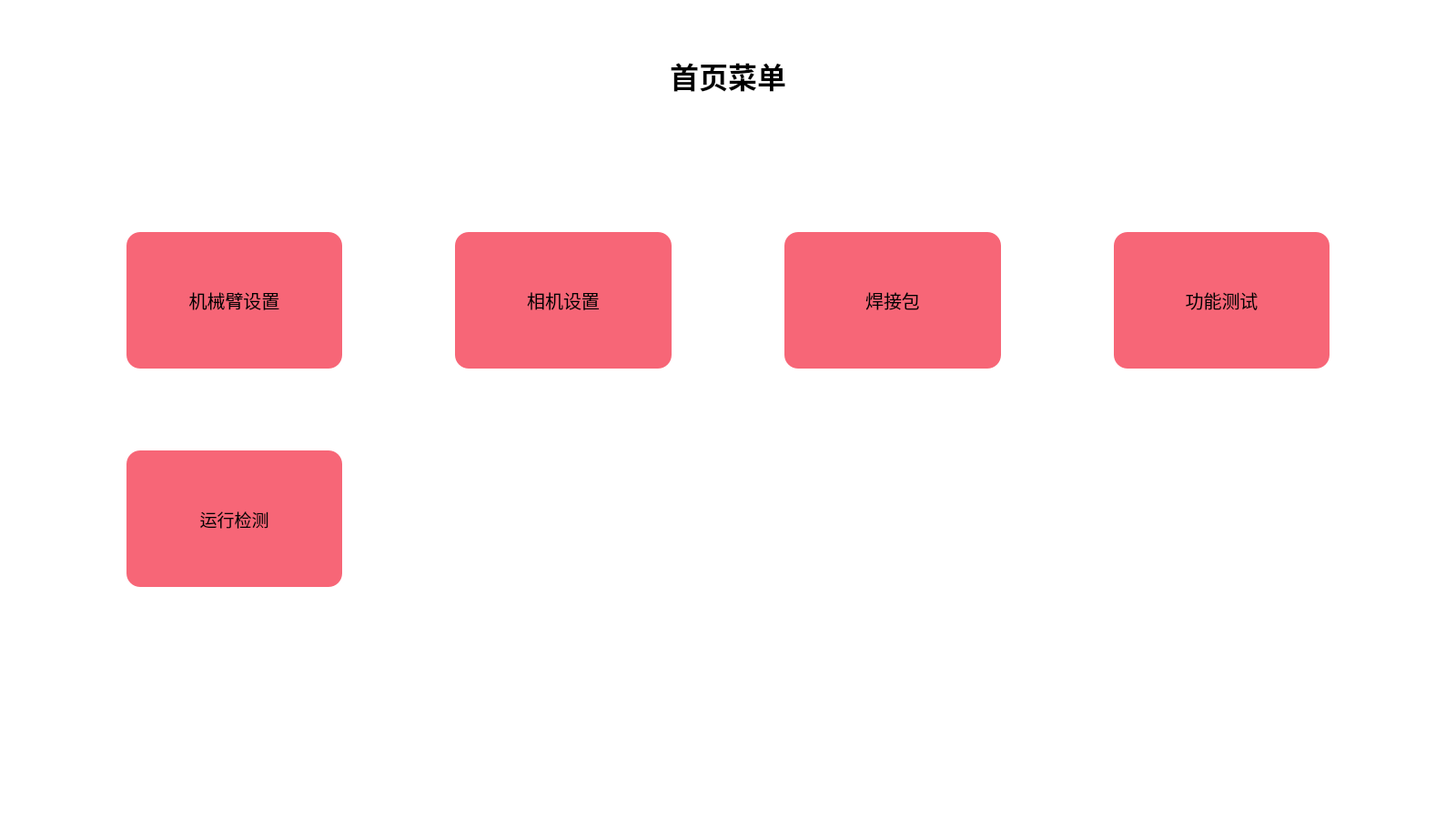
<?xml version="1.0" encoding="UTF-8"?>
<ui version="4.0">
 <class>Form</class>
 <widget class="QWidget" name="Form">
  <property name="geometry">
   <rect>
    <x>0</x>
    <y>0</y>
    <width>1600</width>
    <height>900</height>
   </rect>
  </property>
  <property name="windowTitle">
   <string>Form</string>
  </property>
  <property name="styleSheet">
   <string notr="true">background-color: rgb(255, 255, 255);</string>
  </property>
  <layout class="QVBoxLayout" name="verticalLayout" stretch="1,4,1">
   <item>
    <widget class="QLabel" name="label_project_name">
     <property name="font">
      <font>
       <pointsize>24</pointsize>
       <weight>75</weight>
       <bold>true</bold>
      </font>
     </property>
     <property name="text">
      <string>首页菜单</string>
     </property>
     <property name="alignment">
      <set>Qt::AlignCenter</set>
     </property>
    </widget>
   </item>
   <item>
    <widget class="QFrame" name="gridFrame">
     <property name="styleSheet">
      <string notr="true">border-image: url(:/pic/login.jpg);</string>
     </property>
     <layout class="QGridLayout" name="gridLayout" rowstretch="1,2,1,2,1" columnstretch="1,2,1,2,1,2,1,2,1">
      <item row="1" column="3">
       <widget class="QPushButton" name="pushButton_tele_setting_subUI">
        <property name="minimumSize">
         <size>
          <width>0</width>
          <height>150</height>
         </size>
        </property>
        <property name="palette">
         <palette>
          <active>
           <colorrole role="Button">
            <brush brushstyle="SolidPattern">
             <color alpha="255">
              <red>247</red>
              <green>102</green>
              <blue>119</blue>
             </color>
            </brush>
           </colorrole>
           <colorrole role="ButtonText">
            <brush brushstyle="SolidPattern">
             <color alpha="255">
              <red>0</red>
              <green>0</green>
              <blue>0</blue>
             </color>
            </brush>
           </colorrole>
           <colorrole role="Base">
            <brush brushstyle="SolidPattern">
             <color alpha="255">
              <red>247</red>
              <green>102</green>
              <blue>119</blue>
             </color>
            </brush>
           </colorrole>
           <colorrole role="Window">
            <brush brushstyle="SolidPattern">
             <color alpha="255">
              <red>247</red>
              <green>102</green>
              <blue>119</blue>
             </color>
            </brush>
           </colorrole>
          </active>
          <inactive>
           <colorrole role="Button">
            <brush brushstyle="SolidPattern">
             <color alpha="255">
              <red>247</red>
              <green>102</green>
              <blue>119</blue>
             </color>
            </brush>
           </colorrole>
           <colorrole role="ButtonText">
            <brush brushstyle="SolidPattern">
             <color alpha="255">
              <red>0</red>
              <green>0</green>
              <blue>0</blue>
             </color>
            </brush>
           </colorrole>
           <colorrole role="Base">
            <brush brushstyle="SolidPattern">
             <color alpha="255">
              <red>247</red>
              <green>102</green>
              <blue>119</blue>
             </color>
            </brush>
           </colorrole>
           <colorrole role="Window">
            <brush brushstyle="SolidPattern">
             <color alpha="255">
              <red>247</red>
              <green>102</green>
              <blue>119</blue>
             </color>
            </brush>
           </colorrole>
          </inactive>
          <disabled>
           <colorrole role="Button">
            <brush brushstyle="SolidPattern">
             <color alpha="255">
              <red>247</red>
              <green>102</green>
              <blue>119</blue>
             </color>
            </brush>
           </colorrole>
           <colorrole role="ButtonText">
            <brush brushstyle="SolidPattern">
             <color alpha="255">
              <red>120</red>
              <green>120</green>
              <blue>120</blue>
             </color>
            </brush>
           </colorrole>
           <colorrole role="Base">
            <brush brushstyle="SolidPattern">
             <color alpha="255">
              <red>247</red>
              <green>102</green>
              <blue>119</blue>
             </color>
            </brush>
           </colorrole>
           <colorrole role="Window">
            <brush brushstyle="SolidPattern">
             <color alpha="255">
              <red>247</red>
              <green>102</green>
              <blue>119</blue>
             </color>
            </brush>
           </colorrole>
          </disabled>
         </palette>
        </property>
        <property name="font">
         <font>
          <family>DengXian</family>
          <pointsize>15</pointsize>
          <weight>50</weight>
          <bold>false</bold>
         </font>
        </property>
        <property name="styleSheet">
         <string notr="true">QPushButton{border-image: url(:/pic/首页黄.png);background:#F76677;border-radius:15px;}
QPushButton:hover{border-image: url(:/pic/粉红.png);}</string>
        </property>
        <property name="text">
         <string>相机设置</string>
        </property>
       </widget>
      </item>
      <item row="1" column="6">
       <spacer name="horizontalSpacer_4">
        <property name="orientation">
         <enum>Qt::Horizontal</enum>
        </property>
        <property name="sizeHint" stdset="0">
         <size>
          <width>40</width>
          <height>20</height>
         </size>
        </property>
       </spacer>
      </item>
      <item row="0" column="1">
       <spacer name="verticalSpacer_2">
        <property name="orientation">
         <enum>Qt::Vertical</enum>
        </property>
        <property name="sizeHint" stdset="0">
         <size>
          <width>20</width>
          <height>40</height>
         </size>
        </property>
       </spacer>
      </item>
      <item row="1" column="0">
       <spacer name="horizontalSpacer">
        <property name="orientation">
         <enum>Qt::Horizontal</enum>
        </property>
        <property name="sizeHint" stdset="0">
         <size>
          <width>40</width>
          <height>20</height>
         </size>
        </property>
       </spacer>
      </item>
      <item row="1" column="4">
       <spacer name="horizontalSpacer_3">
        <property name="orientation">
         <enum>Qt::Horizontal</enum>
        </property>
        <property name="sizeHint" stdset="0">
         <size>
          <width>40</width>
          <height>20</height>
         </size>
        </property>
       </spacer>
      </item>
      <item row="1" column="2">
       <spacer name="horizontalSpacer_2">
        <property name="orientation">
         <enum>Qt::Horizontal</enum>
        </property>
        <property name="sizeHint" stdset="0">
         <size>
          <width>40</width>
          <height>20</height>
         </size>
        </property>
       </spacer>
      </item>
      <item row="1" column="5">
       <widget class="QPushButton" name="pushButton_package_setting_subUI">
        <property name="minimumSize">
         <size>
          <width>0</width>
          <height>150</height>
         </size>
        </property>
        <property name="palette">
         <palette>
          <active>
           <colorrole role="Button">
            <brush brushstyle="SolidPattern">
             <color alpha="255">
              <red>247</red>
              <green>102</green>
              <blue>119</blue>
             </color>
            </brush>
           </colorrole>
           <colorrole role="ButtonText">
            <brush brushstyle="SolidPattern">
             <color alpha="255">
              <red>0</red>
              <green>0</green>
              <blue>0</blue>
             </color>
            </brush>
           </colorrole>
           <colorrole role="Base">
            <brush brushstyle="SolidPattern">
             <color alpha="255">
              <red>247</red>
              <green>102</green>
              <blue>119</blue>
             </color>
            </brush>
           </colorrole>
           <colorrole role="Window">
            <brush brushstyle="SolidPattern">
             <color alpha="255">
              <red>247</red>
              <green>102</green>
              <blue>119</blue>
             </color>
            </brush>
           </colorrole>
          </active>
          <inactive>
           <colorrole role="Button">
            <brush brushstyle="SolidPattern">
             <color alpha="255">
              <red>247</red>
              <green>102</green>
              <blue>119</blue>
             </color>
            </brush>
           </colorrole>
           <colorrole role="ButtonText">
            <brush brushstyle="SolidPattern">
             <color alpha="255">
              <red>0</red>
              <green>0</green>
              <blue>0</blue>
             </color>
            </brush>
           </colorrole>
           <colorrole role="Base">
            <brush brushstyle="SolidPattern">
             <color alpha="255">
              <red>247</red>
              <green>102</green>
              <blue>119</blue>
             </color>
            </brush>
           </colorrole>
           <colorrole role="Window">
            <brush brushstyle="SolidPattern">
             <color alpha="255">
              <red>247</red>
              <green>102</green>
              <blue>119</blue>
             </color>
            </brush>
           </colorrole>
          </inactive>
          <disabled>
           <colorrole role="Button">
            <brush brushstyle="SolidPattern">
             <color alpha="255">
              <red>247</red>
              <green>102</green>
              <blue>119</blue>
             </color>
            </brush>
           </colorrole>
           <colorrole role="ButtonText">
            <brush brushstyle="SolidPattern">
             <color alpha="255">
              <red>120</red>
              <green>120</green>
              <blue>120</blue>
             </color>
            </brush>
           </colorrole>
           <colorrole role="Base">
            <brush brushstyle="SolidPattern">
             <color alpha="255">
              <red>247</red>
              <green>102</green>
              <blue>119</blue>
             </color>
            </brush>
           </colorrole>
           <colorrole role="Window">
            <brush brushstyle="SolidPattern">
             <color alpha="255">
              <red>247</red>
              <green>102</green>
              <blue>119</blue>
             </color>
            </brush>
           </colorrole>
          </disabled>
         </palette>
        </property>
        <property name="font">
         <font>
          <family>DengXian</family>
          <pointsize>15</pointsize>
          <weight>50</weight>
          <bold>false</bold>
         </font>
        </property>
        <property name="styleSheet">
         <string notr="true">QPushButton{border-image: url(:/pic/首页黄.png);background:#F76677;border-radius:15px;}
QPushButton:hover{border-image: url(:/pic/粉红.png);}</string>
        </property>
        <property name="text">
         <string>焊接包</string>
        </property>
        <property name="iconSize">
         <size>
          <width>32</width>
          <height>32</height>
         </size>
        </property>
       </widget>
      </item>
      <item row="1" column="1">
       <widget class="QPushButton" name="pushButton_parameter_setting_subUI">
        <property name="minimumSize">
         <size>
          <width>0</width>
          <height>150</height>
         </size>
        </property>
        <property name="palette">
         <palette>
          <active>
           <colorrole role="Button">
            <brush brushstyle="SolidPattern">
             <color alpha="255">
              <red>247</red>
              <green>102</green>
              <blue>119</blue>
             </color>
            </brush>
           </colorrole>
           <colorrole role="ButtonText">
            <brush brushstyle="SolidPattern">
             <color alpha="255">
              <red>0</red>
              <green>0</green>
              <blue>0</blue>
             </color>
            </brush>
           </colorrole>
           <colorrole role="Base">
            <brush brushstyle="SolidPattern">
             <color alpha="255">
              <red>247</red>
              <green>102</green>
              <blue>119</blue>
             </color>
            </brush>
           </colorrole>
           <colorrole role="Window">
            <brush brushstyle="SolidPattern">
             <color alpha="255">
              <red>247</red>
              <green>102</green>
              <blue>119</blue>
             </color>
            </brush>
           </colorrole>
          </active>
          <inactive>
           <colorrole role="Button">
            <brush brushstyle="SolidPattern">
             <color alpha="255">
              <red>247</red>
              <green>102</green>
              <blue>119</blue>
             </color>
            </brush>
           </colorrole>
           <colorrole role="ButtonText">
            <brush brushstyle="SolidPattern">
             <color alpha="255">
              <red>0</red>
              <green>0</green>
              <blue>0</blue>
             </color>
            </brush>
           </colorrole>
           <colorrole role="Base">
            <brush brushstyle="SolidPattern">
             <color alpha="255">
              <red>247</red>
              <green>102</green>
              <blue>119</blue>
             </color>
            </brush>
           </colorrole>
           <colorrole role="Window">
            <brush brushstyle="SolidPattern">
             <color alpha="255">
              <red>247</red>
              <green>102</green>
              <blue>119</blue>
             </color>
            </brush>
           </colorrole>
          </inactive>
          <disabled>
           <colorrole role="Button">
            <brush brushstyle="SolidPattern">
             <color alpha="255">
              <red>247</red>
              <green>102</green>
              <blue>119</blue>
             </color>
            </brush>
           </colorrole>
           <colorrole role="ButtonText">
            <brush brushstyle="SolidPattern">
             <color alpha="255">
              <red>120</red>
              <green>120</green>
              <blue>120</blue>
             </color>
            </brush>
           </colorrole>
           <colorrole role="Base">
            <brush brushstyle="SolidPattern">
             <color alpha="255">
              <red>247</red>
              <green>102</green>
              <blue>119</blue>
             </color>
            </brush>
           </colorrole>
           <colorrole role="Window">
            <brush brushstyle="SolidPattern">
             <color alpha="255">
              <red>247</red>
              <green>102</green>
              <blue>119</blue>
             </color>
            </brush>
           </colorrole>
          </disabled>
         </palette>
        </property>
        <property name="font">
         <font>
          <family>DengXian</family>
          <pointsize>15</pointsize>
          <weight>50</weight>
          <bold>false</bold>
         </font>
        </property>
        <property name="styleSheet">
         <string notr="true">QPushButton{border-image: url(:/pic/首页黄.png);background:#F76677;border-radius:15px;}
QPushButton:hover{border-image: url(:/pic/粉红.png);}



     </string>
        </property>
        <property name="text">
         <string>机械臂设置</string>
        </property>
        <property name="iconSize">
         <size>
          <width>32</width>
          <height>32</height>
         </size>
        </property>
       </widget>
      </item>
      <item row="1" column="7">
       <widget class="QPushButton" name="pushButton_test_manage_subUI">
        <property name="minimumSize">
         <size>
          <width>0</width>
          <height>150</height>
         </size>
        </property>
        <property name="palette">
         <palette>
          <active>
           <colorrole role="Button">
            <brush brushstyle="SolidPattern">
             <color alpha="255">
              <red>247</red>
              <green>102</green>
              <blue>119</blue>
             </color>
            </brush>
           </colorrole>
           <colorrole role="ButtonText">
            <brush brushstyle="SolidPattern">
             <color alpha="255">
              <red>0</red>
              <green>0</green>
              <blue>0</blue>
             </color>
            </brush>
           </colorrole>
           <colorrole role="Base">
            <brush brushstyle="SolidPattern">
             <color alpha="255">
              <red>247</red>
              <green>102</green>
              <blue>119</blue>
             </color>
            </brush>
           </colorrole>
           <colorrole role="Window">
            <brush brushstyle="SolidPattern">
             <color alpha="255">
              <red>247</red>
              <green>102</green>
              <blue>119</blue>
             </color>
            </brush>
           </colorrole>
          </active>
          <inactive>
           <colorrole role="Button">
            <brush brushstyle="SolidPattern">
             <color alpha="255">
              <red>247</red>
              <green>102</green>
              <blue>119</blue>
             </color>
            </brush>
           </colorrole>
           <colorrole role="ButtonText">
            <brush brushstyle="SolidPattern">
             <color alpha="255">
              <red>0</red>
              <green>0</green>
              <blue>0</blue>
             </color>
            </brush>
           </colorrole>
           <colorrole role="Base">
            <brush brushstyle="SolidPattern">
             <color alpha="255">
              <red>247</red>
              <green>102</green>
              <blue>119</blue>
             </color>
            </brush>
           </colorrole>
           <colorrole role="Window">
            <brush brushstyle="SolidPattern">
             <color alpha="255">
              <red>247</red>
              <green>102</green>
              <blue>119</blue>
             </color>
            </brush>
           </colorrole>
          </inactive>
          <disabled>
           <colorrole role="Button">
            <brush brushstyle="SolidPattern">
             <color alpha="255">
              <red>247</red>
              <green>102</green>
              <blue>119</blue>
             </color>
            </brush>
           </colorrole>
           <colorrole role="ButtonText">
            <brush brushstyle="SolidPattern">
             <color alpha="255">
              <red>120</red>
              <green>120</green>
              <blue>120</blue>
             </color>
            </brush>
           </colorrole>
           <colorrole role="Base">
            <brush brushstyle="SolidPattern">
             <color alpha="255">
              <red>247</red>
              <green>102</green>
              <blue>119</blue>
             </color>
            </brush>
           </colorrole>
           <colorrole role="Window">
            <brush brushstyle="SolidPattern">
             <color alpha="255">
              <red>247</red>
              <green>102</green>
              <blue>119</blue>
             </color>
            </brush>
           </colorrole>
          </disabled>
         </palette>
        </property>
        <property name="font">
         <font>
          <family>DengXian</family>
          <pointsize>15</pointsize>
          <weight>50</weight>
          <bold>false</bold>
         </font>
        </property>
        <property name="styleSheet">
         <string notr="true">QPushButton{border-image: url(:/pic/首页黄.png);background:#F76677;border-radius:15px;}
QPushButton:hover{border-image: url(:/pic/粉红.png);}</string>
        </property>
        <property name="text">
         <string>功能测试</string>
        </property>
       </widget>
      </item>
      <item row="4" column="1">
       <spacer name="verticalSpacer_3">
        <property name="orientation">
         <enum>Qt::Vertical</enum>
        </property>
        <property name="sizeHint" stdset="0">
         <size>
          <width>20</width>
          <height>40</height>
         </size>
        </property>
       </spacer>
      </item>
      <item row="3" column="1">
       <widget class="QPushButton" name="pushButton_run_manage_subUI">
        <property name="minimumSize">
         <size>
          <width>0</width>
          <height>150</height>
         </size>
        </property>
        <property name="palette">
         <palette>
          <active>
           <colorrole role="Button">
            <brush brushstyle="SolidPattern">
             <color alpha="255">
              <red>247</red>
              <green>102</green>
              <blue>119</blue>
             </color>
            </brush>
           </colorrole>
           <colorrole role="ButtonText">
            <brush brushstyle="SolidPattern">
             <color alpha="255">
              <red>0</red>
              <green>0</green>
              <blue>0</blue>
             </color>
            </brush>
           </colorrole>
           <colorrole role="Base">
            <brush brushstyle="SolidPattern">
             <color alpha="255">
              <red>247</red>
              <green>102</green>
              <blue>119</blue>
             </color>
            </brush>
           </colorrole>
           <colorrole role="Window">
            <brush brushstyle="SolidPattern">
             <color alpha="255">
              <red>247</red>
              <green>102</green>
              <blue>119</blue>
             </color>
            </brush>
           </colorrole>
          </active>
          <inactive>
           <colorrole role="Button">
            <brush brushstyle="SolidPattern">
             <color alpha="255">
              <red>247</red>
              <green>102</green>
              <blue>119</blue>
             </color>
            </brush>
           </colorrole>
           <colorrole role="ButtonText">
            <brush brushstyle="SolidPattern">
             <color alpha="255">
              <red>0</red>
              <green>0</green>
              <blue>0</blue>
             </color>
            </brush>
           </colorrole>
           <colorrole role="Base">
            <brush brushstyle="SolidPattern">
             <color alpha="255">
              <red>247</red>
              <green>102</green>
              <blue>119</blue>
             </color>
            </brush>
           </colorrole>
           <colorrole role="Window">
            <brush brushstyle="SolidPattern">
             <color alpha="255">
              <red>247</red>
              <green>102</green>
              <blue>119</blue>
             </color>
            </brush>
           </colorrole>
          </inactive>
          <disabled>
           <colorrole role="Button">
            <brush brushstyle="SolidPattern">
             <color alpha="255">
              <red>247</red>
              <green>102</green>
              <blue>119</blue>
             </color>
            </brush>
           </colorrole>
           <colorrole role="ButtonText">
            <brush brushstyle="SolidPattern">
             <color alpha="255">
              <red>120</red>
              <green>120</green>
              <blue>120</blue>
             </color>
            </brush>
           </colorrole>
           <colorrole role="Base">
            <brush brushstyle="SolidPattern">
             <color alpha="255">
              <red>247</red>
              <green>102</green>
              <blue>119</blue>
             </color>
            </brush>
           </colorrole>
           <colorrole role="Window">
            <brush brushstyle="SolidPattern">
             <color alpha="255">
              <red>247</red>
              <green>102</green>
              <blue>119</blue>
             </color>
            </brush>
           </colorrole>
          </disabled>
         </palette>
        </property>
        <property name="font">
         <font>
          <family>DengXian</family>
          <pointsize>14</pointsize>
          <weight>50</weight>
          <bold>false</bold>
         </font>
        </property>
        <property name="styleSheet">
         <string notr="true">QPushButton{border-image: url(:/pic/首页黄.png);background:#F76677;border-radius:15px;}
QPushButton:hover{border-image: url(:/pic/粉红.png);}</string>
        </property>
        <property name="text">
         <string>运行检测</string>
        </property>
       </widget>
      </item>
      <item row="2" column="1">
       <spacer name="verticalSpacer">
        <property name="orientation">
         <enum>Qt::Vertical</enum>
        </property>
        <property name="sizeHint" stdset="0">
         <size>
          <width>20</width>
          <height>40</height>
         </size>
        </property>
       </spacer>
      </item>
      <item row="1" column="8">
       <spacer name="horizontalSpacer_5">
        <property name="orientation">
         <enum>Qt::Horizontal</enum>
        </property>
        <property name="sizeHint" stdset="0">
         <size>
          <width>40</width>
          <height>20</height>
         </size>
        </property>
       </spacer>
      </item>
     </layout>
    </widget>
   </item>
   <item>
    <widget class="QLabel" name="label_2">
     <property name="text">
      <string/>
     </property>
    </widget>
   </item>
  </layout>
 </widget>
 <resources>
  <include location="../pic_rc/pic.qrc"/>
 </resources>
 <connections/>
</ui>
